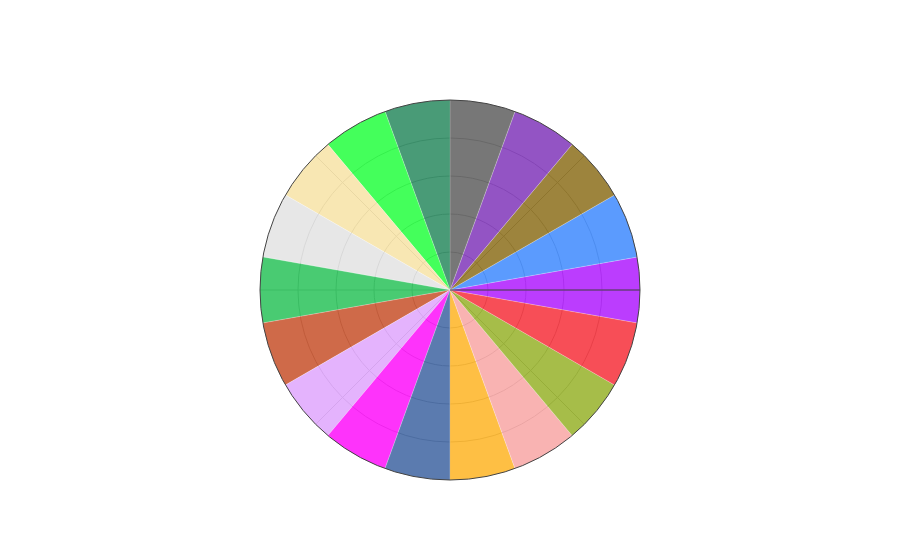

Notebook cell for this chart:
### Code cell
fig = go.Figure(go.Barpolar(
    r=df_t['r'],
    theta=df_t['theta'],
    width=df_t['width'],
    marker_color=px.colors.qualitative.Alphabet,
    # marker_color=["#E4FF87", '#709BFF', '#709BFF', '#FFAA70', '#FFAA70', '#FFDF70', '#B6FFB4'],
    marker_line_color='white',
    marker_line_width=0.2,
    opacity=0.8
))

fig.update_layout(
    template=None,
    polar = dict(
        radialaxis = dict(range=[0, 5], showticklabels=False, ticks=''),
        angularaxis = dict(showticklabels=False, ticks='')
    )
)

fig.show()

### Figure 1 — Plotly figure (JSON) as saved in the notebook; plotly's stock layout.template omitted (floating-point values rounded to 4 significant figures)
{"data": [{"marker": {"color": ["#AA0DFE", "#3283FE", "#85660D", "#782AB6", "#565656", "#1C8356", "#16FF32", "#F7E1A0", "#E2E2E2", "#1CBE4F", "#C4451C", "#DEA0FD", "#FE00FA", "#325A9B", "#FEAF16", "#F8A19F", "#90AD1C", "#F6222E", "#1CFFCE", "#2ED9FF", "#B10DA1", "#C075A6", "#FC1CBF", "#B00068", "#FBE426", "#FA0087"], "line": {"color": "white", "width": 0.2}}, "opacity": 0.8, "r": [50, 50, 50, 50, 50, 50, 50, 50, 50, 50, 50, 50, 50, 50, 50, 50, 50, 50], "theta": [0, 20, 40, 60, 80, 100, 120, 140, 160, 180, 200, 220, 240, 260, 280, 300, 320, 340], "type": "barpolar", "width": [20, 20, 20, 20, 20, 20, 20, 20, 20, 20, 20, 20, 20, 20, 20, 20, 20, 20]}], "layout": {"polar": {"angularaxis": {"showticklabels": false, "ticks": ""}, "radialaxis": {"range": [0, 5], "showticklabels": false, "ticks": ""}}}}
